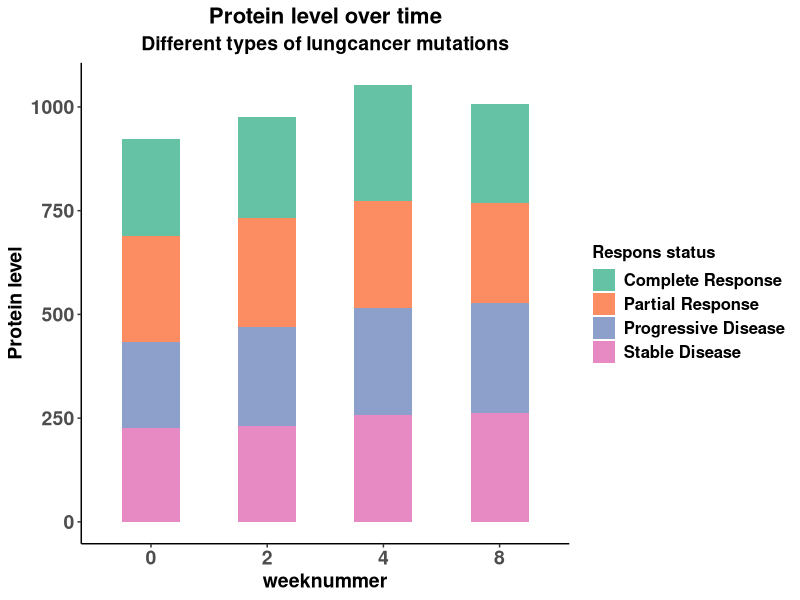
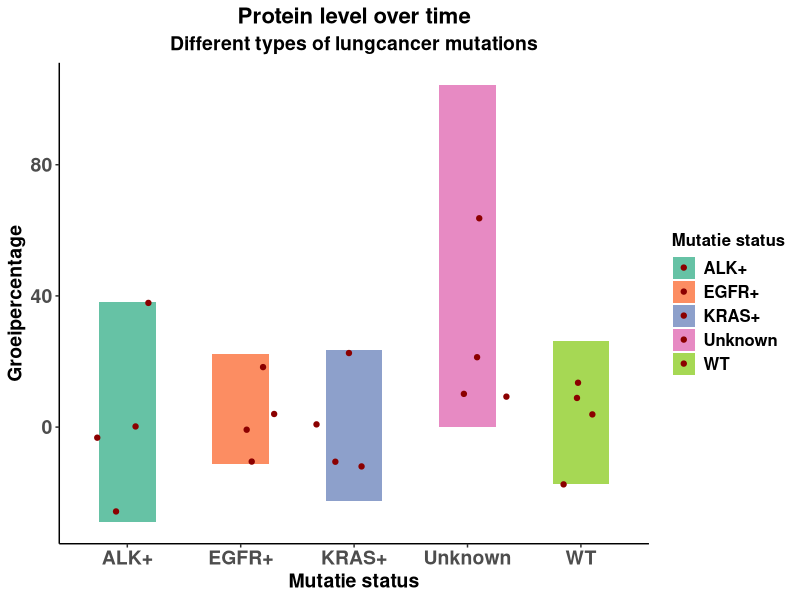
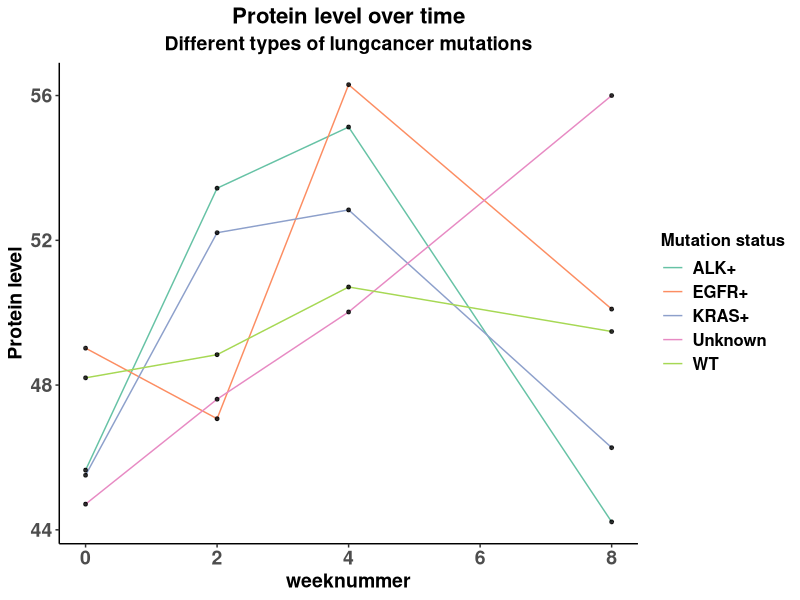

The R script that drew these images, in order:
library(tidyverse)

set.seed(42)
n_patients <- 150

# Dataset 1: Patiënt basisinformatie
patients <- data.frame(
  pat_id = 1:n_patients,
  age_gender = paste0(sample(45:85, n_patients, replace = TRUE), "_", sample(c("M", "V", "X"), n_patients, replace = TRUE)),
  mutation_status = sample(c("EGFR+", "KRAS+", "ALK+", "WT", "Unknown"), n_patients, replace = TRUE, prob = c(0.2, 0.2, 0.1, 0.4, 0.1)),
  location_code = sample(c("LOC-A", "LOC-B", "LOC-C"), n_patients, replace = TRUE)
)

# Dataset 2: Biomarkers over tijd (Weken na start therapie)
biomarkers <- expand.grid(pat_id = 1:n_patients, week = c("week_0", "week_2", "week_4", "week_8")) %>%
  mutate(protein_level = rnorm(n(), mean = 50, sd = 15)) %>%
  mutate(protein_level = ifelse(runif(n()) < 0.05, NA, protein_level)) %>% # Introductie missing values
  mutate(protein_level = paste0("val_", round(protein_level, 2))) # Getallen als tekst met prefix

# Dataset 3: Behandeluitkomst, verder gewerkt tot groeipercentage
outcomes <- data.frame(
  id = 1:n_patients,
  response = sample(c("Complete Response", "Partial Response", "Stable Disease", "Progressive Disease"), n_patients, replace = TRUE),
  hosp_name = "LUMC-Oncology-Center"
) %>%
  rename("pat_id" ="id") %>%
  left_join(patients, by="pat_id") %>%
  left_join(biomarkers, by="pat_id") %>%
  separate(col = (age_gender),
           sep = "_",
           into = c("Age", "Gender"),
           convert = T) %>%
  separate(col=(protein_level),
           sep="_",
           into=c("val","protein_level"),
           convert = T) %>%
  select(-(val)) %>%
  separate(col=(week),
           sep="_",
           into=c("week","weeknummer"),
           convert = T) %>%
  select(-(week)) %>%
  mutate(location_code=case_when(location_code == "LOC-A" ~ "A",
                                 location_code == "LOC-B" ~ "B",
                                 location_code == "LOC-C" ~ "C")) %>%
  drop_na() %>%
  group_by(hosp_name,mutation_status,weeknummer) %>%
  filter(weeknummer %in% c(8,0)) %>%
  summarise(mean_Protein_level = round(mean(protein_level), digits = 2),
            SD_Protein_level = round(sd(protein_level), digits = 2)) %>%
  pivot_wider(names_from = weeknummer,
              values_from = c(mean_Protein_level,SD_Protein_level)) %>%
  group_by(mutation_status) %>%
  mutate(groeipercentage=round((mean_Protein_level_8-mean_Protein_level_0)/mean_Protein_level_0*100, digits = 1)) %>%
  arrange(groeipercentage)

# data om verder te werken voor data visualisatie
# Biomarker verloop trend
linegrafiek <- data.frame(
  id = 1:n_patients,
  response = sample(c("Complete Response", "Partial Response", "Stable Disease", "Progressive Disease"), n_patients, replace = TRUE),
  hosp_name = "LUMC-Oncology-Center"
) %>%
  rename("pat_id" ="id") %>%
  left_join(patients, by="pat_id") %>%
  left_join(biomarkers, by="pat_id") %>%
  separate(col = (age_gender),
           sep = "_",
           into = c("Age", "Gender"),
           convert = T) %>%
  separate(col=(protein_level),
           sep="_",
           into=c("val","protein_level"),
           convert = T) %>%
  select(-(val)) %>%
  separate(col=(week),
           sep="_",
           into=c("week","weeknummer"),
           convert = T) %>%
  select(-(week)) %>%
  mutate(location_code=case_when(location_code == "LOC-A" ~ "A",
                                 location_code == "LOC-B" ~ "B",
                                 location_code == "LOC-C" ~ "C")) %>%
  drop_na() %>%
  group_by(hosp_name,mutation_status,weeknummer) %>%
  summarise(mean_Protein_level = round(mean(protein_level), digits = 2),
            SD_Protein_level = round(sd(protein_level), digits = 2)) %>%
  ggplot(mapping=aes(x=weeknummer,
                     y=mean_Protein_level,
                     color=mutation_status)) +
  geom_line(linewidth=0.5) +
  geom_point(alpha=0.8, size=1, color="black") +
  theme_classic() +
  scale_color_brewer(palette="Set2") +
  theme(plot.title = element_text(hjust=0.5,
                                   face="bold",
                                   family="sans",
                                  size=16),
        plot.subtitle=element_text(hjust=0.5,
                                    face="bold",
                                    family="sans",
                                    size=14),
        axis.text=element_text(face="bold",
                                family="sans",
                                size=14),
        axis.title=element_text(face="bold",
                               family="sans",
                               size=14),
        legend.title=element_text(size=12,
                                   face="bold",
                                   family="sans"),
        legend.text=element_text(size=12,
                                  face="bold",
                                  family="sans")) +
  labs(title="Protein level over time",
       subtitle = "Different types of lungcancer mutations",
       x="weeknummer",
       y="Protein level",
       color="Mutation status")

# Respons verdeling
bargrafiek <- data.frame(
  id = 1:n_patients,
  response = sample(c("Complete Response", "Partial Response", "Stable Disease", "Progressive Disease"), n_patients, replace = TRUE),
  hosp_name = "LUMC-Oncology-Center"
) %>%
  rename("pat_id" ="id") %>%
  left_join(patients, by="pat_id") %>%
  left_join(biomarkers, by="pat_id") %>%
  separate(col = (age_gender),
           sep = "_",
           into = c("Age", "Gender"),
           convert = T) %>%
  separate(col=(protein_level),
           sep="_",
           into=c("val","protein_level"),
           convert = T) %>%
  select(-(val)) %>%
  separate(col=(week),
           sep="_",
           into=c("week","weeknummer"),
           convert = T) %>%
  select(-(week)) %>%
  mutate(location_code=case_when(location_code == "LOC-A" ~ "A",
                                 location_code == "LOC-B" ~ "B",
                                 location_code == "LOC-C" ~ "C")) %>%
  drop_na() %>%
  group_by(hosp_name,mutation_status,weeknummer, response) %>%
  summarise(mean_Protein_level = round(mean(protein_level), digits = 2),
            SD_Protein_level = round(sd(protein_level), digits = 2)) %>%
  ggplot(mapping=aes(x=as.factor(weeknummer),
                     y=mean_Protein_level,
                     fill=response)) +
  geom_col(width=0.5) +
  theme_classic() +
  scale_fill_brewer(palette="Set2") +
  theme(plot.title = element_text(hjust=0.5,
                                  face="bold",
                                  family="sans",
                                  size=16),
        plot.subtitle=element_text(hjust=0.5,
                                   face="bold",
                                   family="sans",
                                   size=14),
        axis.text=element_text(face="bold",
                               family="sans",
                               size=14),
        axis.title=element_text(face="bold",
                                family="sans",
                                size=14),
        legend.title=element_text(size=12,
                                  face="bold",
                                  family="sans"),
        legend.text=element_text(size=12,
                                 face="bold",
                                 family="sans")) +
  labs(title="Protein level over time",
       subtitle = "Different types of lungcancer mutations",
       x="weeknummer",
       y="Protein level",
       fill="Respons status")

# Correlatie check
boxplot <- data.frame(
  id = 1:n_patients,
  response = sample(c("Complete Response", "Partial Response", "Stable Disease", "Progressive Disease"), n_patients, replace = TRUE),
  hosp_name = "LUMC-Oncology-Center"
) %>%
  rename("pat_id" ="id") %>%
  left_join(patients, by="pat_id") %>%
  left_join(biomarkers, by="pat_id") %>%
  separate(col = (age_gender),
           sep = "_",
           into = c("Age", "Gender"),
           convert = T) %>%
  separate(col=(protein_level),
           sep="_",
           into=c("val","protein_level"),
           convert = T) %>%
  select(-(val)) %>%
  separate(col=(week),
           sep="_",
           into=c("week","weeknummer"),
           convert = T) %>%
  select(-(week)) %>%
  mutate(location_code=case_when(location_code == "LOC-A" ~ "A",
                                 location_code == "LOC-B" ~ "B",
                                 location_code == "LOC-C" ~ "C")) %>%
  drop_na() %>%
  group_by(hosp_name,mutation_status,weeknummer, response) %>%
  summarise(mean_Protein_level = round(mean(protein_level), digits = 2),
            SD_Protein_level = round(sd(protein_level), digits = 2)) %>% 
  pivot_wider(names_from = weeknummer,
              values_from = c(mean_Protein_level,SD_Protein_level)) %>%
  group_by(mutation_status) %>%
  mutate(groeipercentage=round((mean_Protein_level_8-mean_Protein_level_0)/mean_Protein_level_0*100, digits = 1)) %>%
  arrange(groeipercentage) %>%
  ggplot(mapping=aes(x=as.factor(mutation_status),
                     y=groeipercentage,
                     fill=mutation_status)) +
  geom_col(width=0.5) +
  geom_jitter(alpha=1.0, color="darkred") +
  theme_classic() +
  scale_fill_brewer(palette="Set2") +
  theme(plot.title = element_text(hjust=0.5,
                                  face="bold",
                                  family="sans",
                                  size=16),
        plot.subtitle=element_text(hjust=0.5,
                                   face="bold",
                                   family="sans",
                                   size=14),
        axis.text=element_text(face="bold",
                               family="sans",
                               size=14),
        axis.title=element_text(face="bold",
                                family="sans",
                                size=14),
        legend.title=element_text(size=12,
                                  face="bold",
                                  family="sans"),
        legend.text=element_text(size=12,
                                 face="bold",
                                 family="sans")) +
  labs(title="Protein level over time",
       subtitle ="Different types of lungcancer mutations",
       x="Mutatie status",
       y="Groeipercentage",
       fill="Mutatie status")
